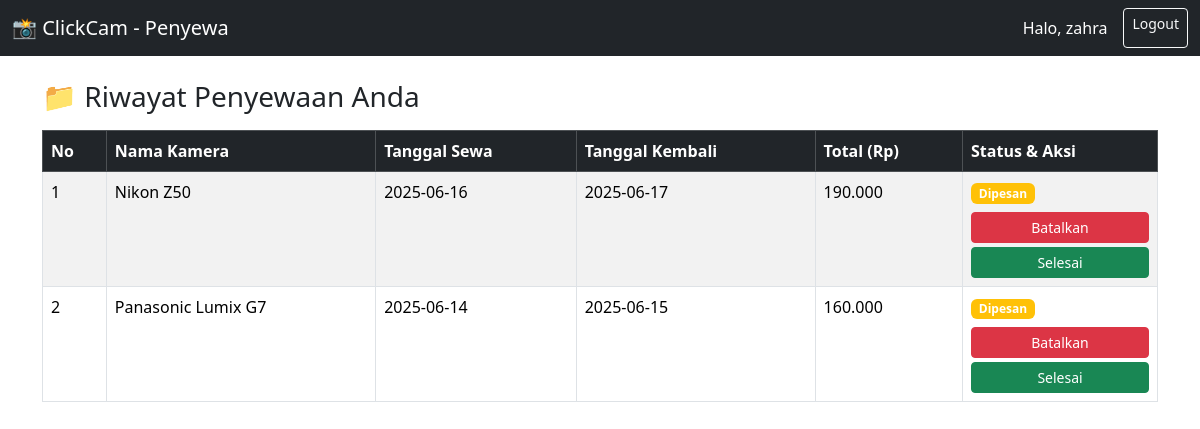
The app's page /riwayat.php (signed in) with its own data.
### tables this page shows
CREATE TABLE `penyewaan` (
  `id` int NOT NULL AUTO_INCREMENT,
  `id_user` int DEFAULT NULL,
  `id_kamera` int DEFAULT NULL,
  `tanggal_sewa` date DEFAULT NULL,
  `tanggal_kembali` date DEFAULT NULL,
  `total` decimal(10,2) DEFAULT NULL,
  `created_at` timestamp NULL DEFAULT CURRENT_TIMESTAMP,
  PRIMARY KEY (`id`),
  KEY `id_user` (`id_user`),
  KEY `id_kamera` (`id_kamera`),
  CONSTRAINT `penyewaan_ibfk_1` FOREIGN KEY (`id_user`) REFERENCES `users` (`id`),
  CONSTRAINT `penyewaan_ibfk_2` FOREIGN KEY (`id_kamera`) REFERENCES `kamera` (`id`)
);

CREATE TABLE `kamera` (
  `id` int NOT NULL AUTO_INCREMENT,
  `nama_kamera` varchar(100) NOT NULL,
  `harga_per_hari` decimal(10,2) NOT NULL,
  `stok` int NOT NULL DEFAULT '0',
  `created_at` timestamp NULL DEFAULT CURRENT_TIMESTAMP,
  PRIMARY KEY (`id`)
);

### riwayat.php (the view, shortened to what this page needs)
<?php
include 'koneksi.php';
$id_user = $_SESSION['id'];
$query = "
    SELECT
        p.id,
        k.nama_kamera,
        p.tanggal_sewa,
        p.tanggal_kembali,
        p.total,
        (
            SELECT status
            FROM log_penyewaan
            WHERE id_penyewaan = p.id
            ORDER BY waktu_log DESC LIMIT 1
        ) AS status_terakhir
    FROM penyewaan p
    JOIN kamera k ON p.id_kamera = k.id
    WHERE p.id_user = $id_user
    ORDER BY p.tanggal_sewa DESC
";
$riwayat = $conn->query($query);
?>
<!DOCTYPE html>
<html lang="en">
<head>
    <link href="https://cdn.jsdelivr.net/npm/bootstrap@5.3.3/dist/css/bootstrap.min.css" rel="stylesheet">
</head>
<body>
<?php include 'navbar_penyewa.php'; ?>
<div class="container mt-4">
    <h3>📁 Riwayat Penyewaan Anda</h3>
    <div class="table-responsive mt-3">
        <table class="table table-bordered table-striped">
            <thead class="table-dark">
                <tr>
                    <th>No</th>
                    <th>Nama Kamera</th>
                    <th>Tanggal Sewa</th>
                    <th>Tanggal Kembali</th>
                    <th>Total (Rp)</th>
                    <th>Status & Aksi</th>
                </tr>
            </thead>
            <tbody>
                <?php if ($riwayat->num_rows > 0): $no = 1; ?>
                    <?php while ($row = $riwayat->fetch_assoc()): ?>
                        <tr>
                            <td><?= $no++ ?></td>
                            <td><?= htmlspecialchars($row['nama_kamera']) ?></td>
                            <td><?= $row['tanggal_sewa'] ?></td>
                            <td><?= $row['tanggal_kembali'] ?></td>
                            <td><?= number_format($row['total'], 0, ',', '.') ?></td>
                            <td>
                                <span class="badge bg-<?=
                                    $row['status_terakhir'] === 'selesai' ? 'success' :
                                    ($row['status_terakhir'] === 'dibatalkan' ? 'danger' : 'warning'
                                ) ?>">
                                    <?= ucfirst($row['status_terakhir']) ?>
                                </span>
                                <?php if ($row['status_terakhir'] === 'dipesan'): ?>
                                    <div class="mt-2 d-flex flex-column gap-1">
                                        <a href="ubah_status.php?id=<?= $row['id'] ?>&aksi=batal"
                                           onclick="return confirm('Batalkan penyewaan ini?')"
                                           class="btn btn-sm btn-danger">Batalkan</a>
                                        <a href="ubah_status.php?id=<?= $row['id'] ?>&aksi=selesai"
                                           onclick="return confirm('Sudah selesai sewa?')"
                                           class="btn btn-sm btn-success">Selesai</a>
                                    </div>
                                <?php endif; ?>
                            </td>
                        </tr>
                    <?php endwhile; ?>
                <?php else: ?>
                    <tr><td colspan="6" class="text-center">Belum ada penyewaan.</td></tr>
                <?php endif; ?>
            </tbody>
        </table>
    </div>
</div>
</body>
</html>

### records on screen
penyewaan: id_kamera.nama_kamera "Nikon Z50", tanggal_sewa "2025-06-16", tanggal_kembali "2025-06-17", total "190.000", status_terakhir "Dipesan"
penyewaan: id_kamera.nama_kamera "Panasonic Lumix G7", tanggal_sewa "2025-06-14", tanggal_kembali "2025-06-15", total "160.000", status_terakhir "Dipesan"

### other values on screen
$_SESSION['username'] "zahra"
